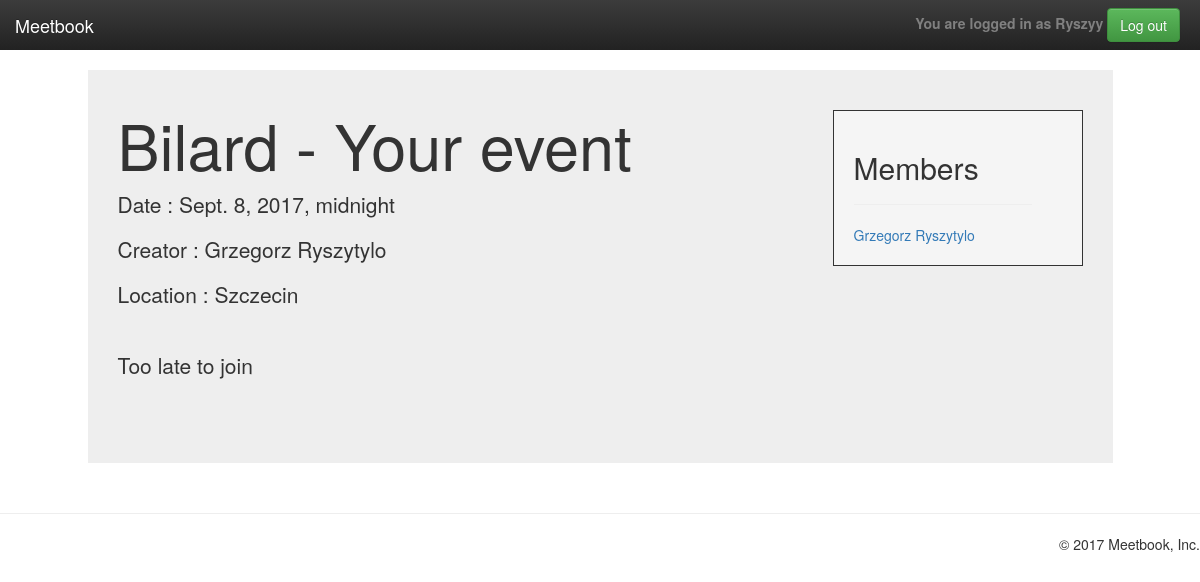
Before: /event_detail/bilard_b14q (signed in) with the older database file.
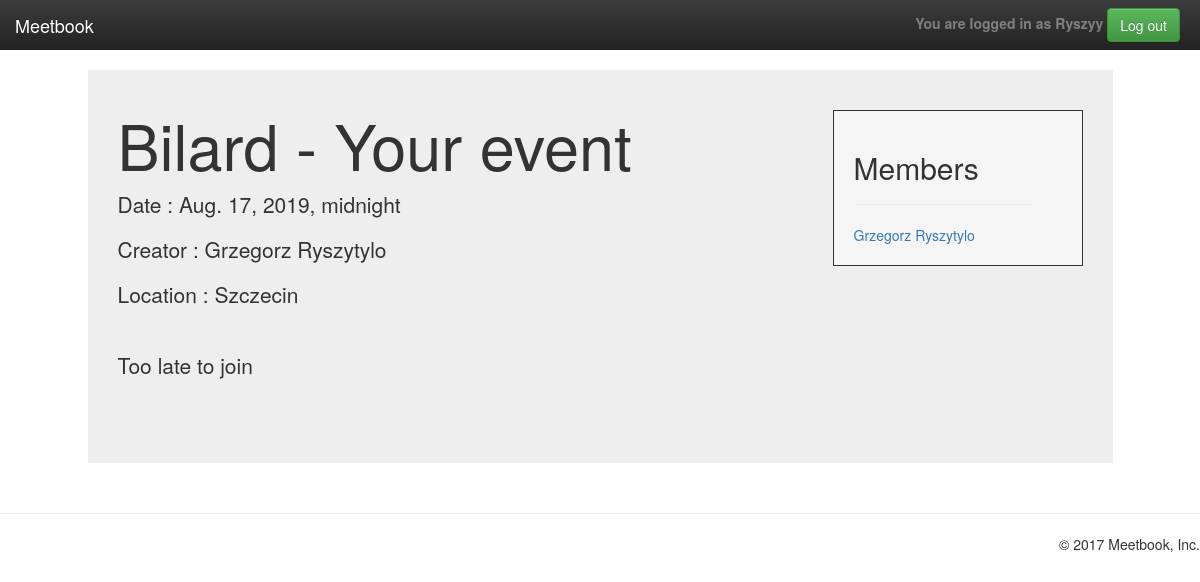
After: the same page with the newer database file.
### profiles/models.py (models this page shows, shortened)
class Event(models.Model):
    name = models.CharField(max_length=120)
    location = models.ForeignKey(Location)
    date = models.DateTimeField(auto_now=False, auto_now_add=False, blank=True, null=True)
    intrest = models.ForeignKey(Intrest)
    members = models.ManyToManyField(UserProfile, blank=True)
    slug = models.SlugField(blank=True)
    creator = models.ForeignKey(UserProfile, related_name="creator", blank=True, null=True)
    group = models.ForeignKey(GroupProfile, blank=True, null=True)
    cost = models.IntegerField(blank=True, null=True)
    def __str__(self):
        return self.name

class UserProfile(models.Model):
    user_auth = models.OneToOneField(User, primary_key=True, on_delete=models.CASCADE)
    location = models.ForeignKey(Location, null=True, blank=True, on_delete=models.CASCADE)
    slug = models.SlugField(blank=True)
    picture = models.ImageField(upload_to=upload_location, null=True, blank=True)
    friends = models.ManyToManyField('self',
                                     blank=True)
    pending = models.ManyToManyField('self',
                                     blank=True,
                                     through="Invite",
                                     through_fields=('r_to', 'r_from'),
                                     symmetrical=False)
    bio = models.TextField(blank=True, null=True)
    time = models.ManyToManyField("profiles.FreeTime",
                                  blank=True)

class Location(models.Model):
    city = models.CharField(max_length=120)
    latitude = models.FloatField(null=True, blank=True)
    longitude = models.FloatField(null=True, blank=True)

### profiles/views/cbv/event_crud.py (the view)
# urls.py: url(r'^event_detail/(?P<slug>[-\w]+)$', EventDetailView.as_view(), name='event_detail'),
class EventDetailView(LoginRequiredMixin, DetailView):
    model = Event
    template_name = 'event_detail.html'
    def get_context_data(self, **kwargs):
        context = super(EventDetailView, self).get_context_data(**kwargs)
        profile = UserProfile.objects.get(user_auth=self.request.user)
        slug = self.request.path.split('/')[-1]
        event = Event.objects.get(slug=slug)
        now = timezone.now() + timedelta(hours=1)
        time = event.date > now
        context['profile'] = profile
        context['time'] = time
        return context

### templates/event_detail.html (shortened to what this page needs)
{% extends "base_detail.html" %}
{% load crispy_forms_tags %}
{% load humanize %}
{% block content %}
	<div class="jumbotron col-md-10 col-md-offset-1" style="padding-top: 20px; margin-top: 20px; float: left;">
		<div class="container">
			<div>
				<div style="float: left; padding-right: 40px; max-width: 800px;">
					<h1 style="text-align: center;">
					{{object|capfirst}}
					{% if object.creator == profile %}
						- Your event
					{% endif %}
					<br>
					</h1>
					<p>Date : {{ object.date }}</p>
					<p>Creator :
						{% if object.creator.user_auth.first_name %}
							{{object.creator.user_auth.first_name}} {{object.creator.user_auth.last_name}}
						{% else %}
							{{object.creator}}
						{% endif %}
					</p>
					<p>Location : {{ object.location.city }}</p>
					<hr>
					{% if profile not in object.members.all and time %}
						<form method="post" action="{% url 'event_join' object.slug %}">
							{% csrf_token %}
							<button type="submit" class="btn btn-success">Join Event</button>
						</form>
						{% elif not time %}
						<p>Too late to join</p>
						{% elif profile == object.creator %}
						<a href="{% url 'event_update' object.slug %}">
							{% csrf_token %}
							<button type="submit" class="btn btn-success">Update Informations</button>
						</a>
						{% elif profile in object.members.all %}
						<p>Enjoy the event</p>
					{% endif %}
					<br style="clear: left;" />
				</div>
				<div style="margin-top: 20px; float: right; padding: 20px ;padding-right:50px;border-width: 1px;border-style: solid;max-width: 300px;background-color: #f5f5f5;min-width: 250px;">
					<h2>Members</h2>
					<hr>
					{% if user.is_authenticated %}
						{% for member in object.members.all %}
							<a href="{% url 'user_detail' member.slug %}">
								{% if member.user_auth.first_name %}
									{{member.user_auth.first_name}} {{member.user_auth.last_name}}
								{% else %}
									{{member}}
								{% endif %}
							</a>
							<br>
						{% endfor %}
					{% endif %}
					</div>
				</div>
			</div>
		</div>
	{% endblock %}

Changed rows visible on the page:
changed Event "Bilard": date "Sept. 8, 2017, midnight" → "Aug. 17, 2019, midnight"
